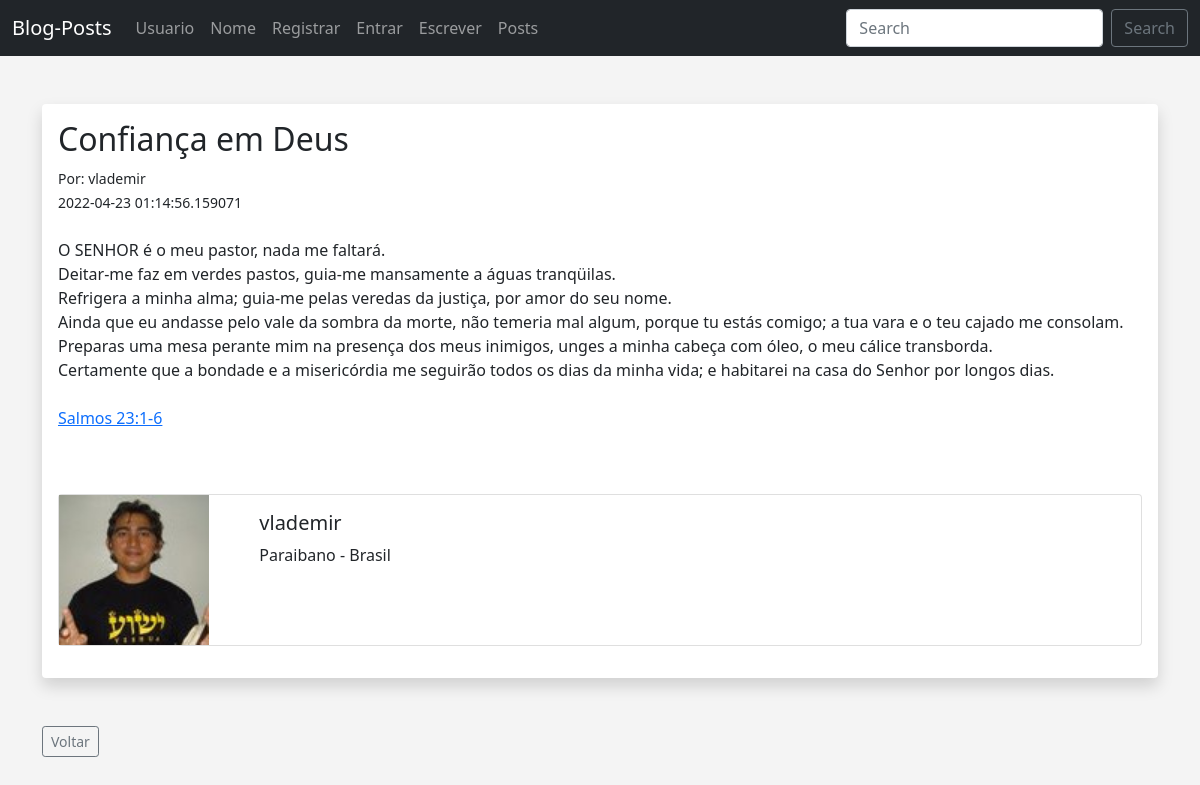
/posts/1, run on the app's committed database.
### app.py (models this page shows, shortened)
class Posts(db.Model):
    id = db.Column(db.Integer, primary_key=True)
    title = db.Column(db.String(255))
    content = db.Column(db.Text)
    date_posted = db.Column(db.DateTime, default=datetime.utcnow)
    slug = db.Column(db.String(255))
    poster_id = db.Column(db.Integer, db.ForeignKey('users.id'))

class Users(db.Model, UserMixin):
    id = db.Column(db.Integer, primary_key=True)
    username = db.Column(db.String(20), nullable=False, unique=True)
    name = db.Column(db.String(200), nullable=False)
    email = db.Column(db.String(120), nullable=False, unique=True)
    favorite_color = db.Column(db.String(120))
    about_author = db.Column(db.Text(), nullable=True)
    date_added = db.Column(db.DateTime, default=datetime.utcnow)
    profile_pic = db.Column(db.String(), nullable=True)
    password_hash = db.Column(db.String(128))
    posts = db.relationship('Posts', backref='poster')
    @property
    def password(self):
        raise AttributeError('password is not a readable attribute!')

### app.py (the view)
@app.route('/posts/<int:id>')
def post(id):
    post = Posts.query.get_or_404(id)
    return render_template('post.html', post=post)

### webforms.py
class SearchForm(FlaskForm):
    searched = StringField("Perquisar", validators=[DataRequired()])
    submit = SubmitField("Enviar")

### app.py (called while the page is built)
@app.context_processor
def base():
    form = SearchForm()
    return dict(form=form)

### templates/post.html (shortened to what this page needs)
{% extends 'base.html' %} {% block content %}
<br />
<div class="shadow p-3 mb-5 bg-body rounded">
  <h2>{{ post.title }}</h2>
  <small
    >Por: {{ post.poster.name }}<br />
    {{ post.date_posted }}</small
  >
  <br /><br />
  {{ post.content|safe }}<br /><br />
  <div class="card mb-3">
    <div class="row no-gutters">
      <div class="col-md-2">
        {% if post.poster.profile_pic %}
        <img
          src="{{ url_for('static', filename='images/' + post.poster.profile_pic)}}"
          width="150"
          align="left"
        />
        {% else %}
        <img
          src="{{ url_for('static', filename='images/default_profile_pic.png')}}"
          width="150"
          align="left"
        />
        {% endif %}
      </div>
      <div class="col-md-10">
        <div class="card-body">
          <h5 class="card-title">{{ post.poster.name }}</h5>
          <p class="card-text">
            {% if post.poster.about_author %} {{ post.poster.about_author }} {%
            else %} Autor desta citação... {% endif %}
          </p>
        </div>
      </div>
    </div>
  </div>
</div>
<a href="{{ url_for('posts')}}" class="btn btn-outline-secondary btn-sm">
  Voltar</a
>
{% endblock %}

### static/css/style.css (style rules this page uses)
body { background: #f4f4f4; }

### data on the page
Posts: title "Confiança em Deus", date_posted "2022-04-23 01:14:56.159071", content "O SENHOR é o meu pastor, nada me faltará. Deitar-me faz em verdes pastos, guia-me mansamente a águas tranqüilas. Refrigera a minha alma; guia-me pelas veredas da justiça, por amor do seu nome. Ainda que eu andasse pelo vale da sombra da morte, não temeria mal algum, porque tu estás comigo; a tua vara e o teu cajado me consolam. Preparas uma mesa perante mim na presença dos meus inimigos, unges a minha cabeça com óleo, o meu cálice transborda. Certamente que a bondade e a misericórdia me seguirão todos os dias da minha vida; e habitarei na casa do Senhor por longos dias. Salmos 23:1-6"
Users: poster.name "vlademir", profile_pic (picture), poster.about_author "Paraibano - Brasil"
